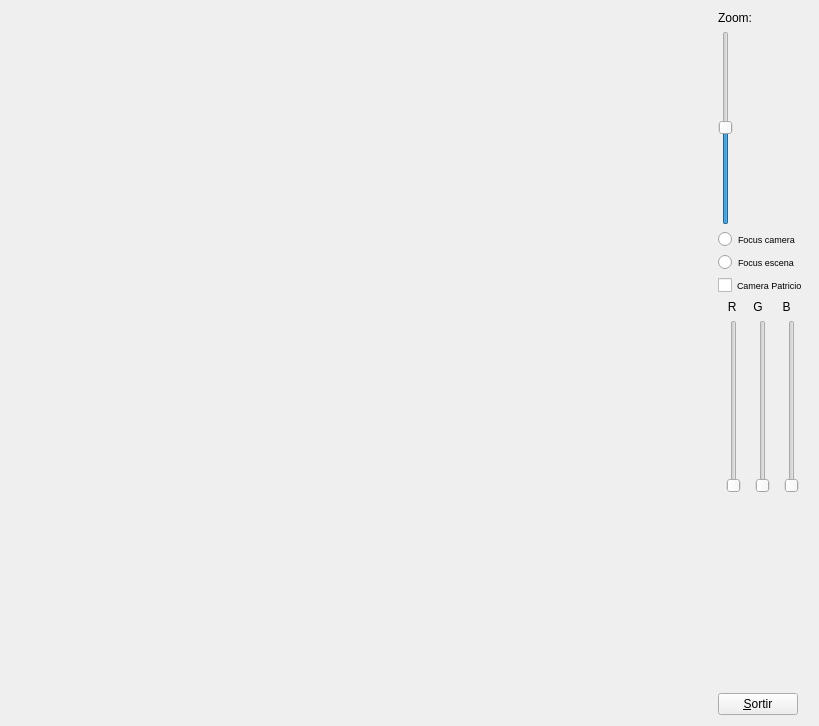
<?xml version="1.0" encoding="UTF-8"?>
<ui version="4.0">
 <class>MyForm</class>
 <widget class="QWidget" name="MyForm">
  <property name="geometry">
   <rect>
    <x>0</x>
    <y>0</y>
    <width>819</width>
    <height>726</height>
   </rect>
  </property>
  <property name="windowTitle">
   <string>Form</string>
  </property>
  <layout class="QHBoxLayout" name="horizontalLayout">
   <item>
    <widget class="MyGLWidget" name="widget" native="true">
     <property name="sizePolicy">
      <sizepolicy hsizetype="Expanding" vsizetype="Expanding">
       <horstretch>0</horstretch>
       <verstretch>0</verstretch>
      </sizepolicy>
     </property>
     <widget class="QRadioButton" name="radioButton_2">
      <property name="geometry">
       <rect>
        <x>710</x>
        <y>410</y>
        <width>81</width>
        <height>17</height>
       </rect>
      </property>
      <property name="font">
       <font>
        <pointsize>7</pointsize>
       </font>
      </property>
      <property name="text">
       <string>Focus camera</string>
      </property>
     </widget>
    </widget>
   </item>
   <item>
    <layout class="QVBoxLayout" name="verticalLayout">
     <item>
      <widget class="QLabel" name="label">
       <property name="text">
        <string>Zoom:</string>
       </property>
      </widget>
     </item>
     <item>
      <widget class="QSlider" name="verticalSlider">
       <property name="sliderPosition">
        <number>50</number>
       </property>
       <property name="orientation">
        <enum>Qt::Vertical</enum>
       </property>
      </widget>
     </item>
     <item>
      <widget class="QRadioButton" name="radioButton">
       <property name="font">
        <font>
         <pointsize>7</pointsize>
        </font>
       </property>
       <property name="text">
        <string>Focus camera</string>
       </property>
      </widget>
     </item>
     <item>
      <widget class="QRadioButton" name="radioButton_3">
       <property name="font">
        <font>
         <pointsize>7</pointsize>
        </font>
       </property>
       <property name="text">
        <string>Focus escena</string>
       </property>
      </widget>
     </item>
     <item>
      <widget class="QCheckBox" name="checkBox">
       <property name="font">
        <font>
         <pointsize>7</pointsize>
        </font>
       </property>
       <property name="text">
        <string>Camera Patricio</string>
       </property>
      </widget>
     </item>
     <item>
      <layout class="QVBoxLayout" name="verticalLayout_2">
       <item>
        <widget class="QLabel" name="label_2">
         <property name="text">
          <string>   R     G      B</string>
         </property>
        </widget>
       </item>
       <item>
        <layout class="QHBoxLayout" name="horizontalLayout_2">
         <item>
          <widget class="QSlider" name="sliderR">
           <property name="maximum">
            <number>100</number>
           </property>
           <property name="orientation">
            <enum>Qt::Vertical</enum>
           </property>
          </widget>
         </item>
         <item>
          <widget class="QSlider" name="sliderG">
           <property name="maximum">
            <number>100</number>
           </property>
           <property name="orientation">
            <enum>Qt::Vertical</enum>
           </property>
          </widget>
         </item>
         <item>
          <widget class="QSlider" name="sliderB">
           <property name="maximum">
            <number>100</number>
           </property>
           <property name="orientation">
            <enum>Qt::Vertical</enum>
           </property>
          </widget>
         </item>
        </layout>
       </item>
      </layout>
     </item>
     <item>
      <spacer name="verticalSpacer">
       <property name="orientation">
        <enum>Qt::Vertical</enum>
       </property>
       <property name="sizeHint" stdset="0">
        <size>
         <width>20</width>
         <height>40</height>
        </size>
       </property>
      </spacer>
     </item>
     <item>
      <widget class="QPushButton" name="pushButton">
       <property name="sizePolicy">
        <sizepolicy hsizetype="Fixed" vsizetype="Fixed">
         <horstretch>0</horstretch>
         <verstretch>0</verstretch>
        </sizepolicy>
       </property>
       <property name="text">
        <string>&amp;Sortir</string>
       </property>
      </widget>
     </item>
    </layout>
   </item>
  </layout>
 </widget>
 <customwidgets>
  <customwidget>
   <class>MyGLWidget</class>
   <extends>QWidget</extends>
   <header>MyGLWidget.h</header>
   <container>1</container>
   <slots>
    <signal>setFOV(int)</signal>
    <signal>setFocCam(bool)</signal>
    <signal>setFocEsc(bool)</signal>
    <signal>setCamPat1()</signal>
    <slot>canviaFOV(int)</slot>
    <slot>canviaFocusCam()</slot>
    <slot>canviaFocusEsc()</slot>
    <slot>canviaCamPat1()</slot>
    <slot>canviaColorR(int)</slot>
    <slot>canviaColorG(int)</slot>
    <slot>canviaColorB(int)</slot>
   </slots>
  </customwidget>
 </customwidgets>
 <resources/>
 <connections>
  <connection>
   <sender>pushButton</sender>
   <signal>clicked()</signal>
   <receiver>MyForm</receiver>
   <slot>close()</slot>
   <hints>
    <hint type="sourcelabel">
     <x>798</x>
     <y>715</y>
    </hint>
    <hint type="destinationlabel">
     <x>839</x>
     <y>529</y>
    </hint>
   </hints>
  </connection>
  <connection>
   <sender>verticalSlider</sender>
   <signal>valueChanged(int)</signal>
   <receiver>widget</receiver>
   <slot>canviaFOV(int)</slot>
   <hints>
    <hint type="sourcelabel">
     <x>733</x>
     <y>206</y>
    </hint>
    <hint type="destinationlabel">
     <x>701</x>
     <y>178</y>
    </hint>
   </hints>
  </connection>
  <connection>
   <sender>widget</sender>
   <signal>setFOV(int)</signal>
   <receiver>verticalSlider</receiver>
   <slot>setValue(int)</slot>
   <hints>
    <hint type="sourcelabel">
     <x>695</x>
     <y>401</y>
    </hint>
    <hint type="destinationlabel">
     <x>733</x>
     <y>222</y>
    </hint>
   </hints>
  </connection>
  <connection>
   <sender>widget</sender>
   <signal>setFocCam(bool)</signal>
   <receiver>radioButton</receiver>
   <slot>setChecked(bool)</slot>
   <hints>
    <hint type="sourcelabel">
     <x>688</x>
     <y>341</y>
    </hint>
    <hint type="destinationlabel">
     <x>808</x>
     <y>245</y>
    </hint>
   </hints>
  </connection>
  <connection>
   <sender>widget</sender>
   <signal>setFocEsc(bool)</signal>
   <receiver>radioButton_3</receiver>
   <slot>setChecked(bool)</slot>
   <hints>
    <hint type="sourcelabel">
     <x>706</x>
     <y>364</y>
    </hint>
    <hint type="destinationlabel">
     <x>808</x>
     <y>268</y>
    </hint>
   </hints>
  </connection>
  <connection>
   <sender>radioButton</sender>
   <signal>toggled(bool)</signal>
   <receiver>widget</receiver>
   <slot>canviaFocusCam()</slot>
   <hints>
    <hint type="sourcelabel">
     <x>808</x>
     <y>245</y>
    </hint>
    <hint type="destinationlabel">
     <x>661</x>
     <y>322</y>
    </hint>
   </hints>
  </connection>
  <connection>
   <sender>radioButton_3</sender>
   <signal>toggled(bool)</signal>
   <receiver>widget</receiver>
   <slot>canviaFocusEsc()</slot>
   <hints>
    <hint type="sourcelabel">
     <x>790</x>
     <y>268</y>
    </hint>
    <hint type="destinationlabel">
     <x>707</x>
     <y>443</y>
    </hint>
   </hints>
  </connection>
  <connection>
   <sender>checkBox</sender>
   <signal>clicked()</signal>
   <receiver>widget</receiver>
   <slot>canviaCamPat1()</slot>
   <hints>
    <hint type="sourcelabel">
     <x>772</x>
     <y>287</y>
    </hint>
    <hint type="destinationlabel">
     <x>687</x>
     <y>420</y>
    </hint>
   </hints>
  </connection>
  <connection>
   <sender>widget</sender>
   <signal>setCamPat1()</signal>
   <receiver>checkBox</receiver>
   <slot>toggle()</slot>
   <hints>
    <hint type="sourcelabel">
     <x>695</x>
     <y>533</y>
    </hint>
    <hint type="destinationlabel">
     <x>752</x>
     <y>283</y>
    </hint>
   </hints>
  </connection>
  <connection>
   <sender>sliderG</sender>
   <signal>valueChanged(int)</signal>
   <receiver>widget</receiver>
   <slot>canviaColorG(int)</slot>
   <hints>
    <hint type="sourcelabel">
     <x>764</x>
     <y>483</y>
    </hint>
    <hint type="destinationlabel">
     <x>710</x>
     <y>564</y>
    </hint>
   </hints>
  </connection>
  <connection>
   <sender>sliderB</sender>
   <signal>valueChanged(int)</signal>
   <receiver>widget</receiver>
   <slot>canviaColorB(int)</slot>
   <hints>
    <hint type="sourcelabel">
     <x>788</x>
     <y>484</y>
    </hint>
    <hint type="destinationlabel">
     <x>684</x>
     <y>590</y>
    </hint>
   </hints>
  </connection>
  <connection>
   <sender>sliderR</sender>
   <signal>valueChanged(int)</signal>
   <receiver>widget</receiver>
   <slot>canviaColorR(int)</slot>
   <hints>
    <hint type="sourcelabel">
     <x>739</x>
     <y>485</y>
    </hint>
    <hint type="destinationlabel">
     <x>698</x>
     <y>513</y>
    </hint>
   </hints>
  </connection>
 </connections>
</ui>
